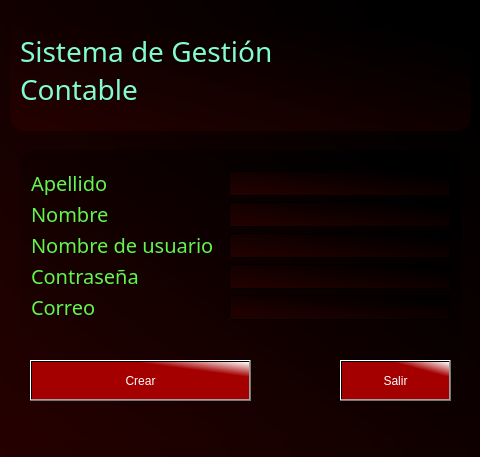
<?xml version="1.0" encoding="UTF-8"?>
<ui version="4.0">
 <class>ventana_crear_cuenta</class>
 <widget class="QWidget" name="ventana_crear_cuenta">
  <property name="geometry">
   <rect>
    <x>0</x>
    <y>0</y>
    <width>480</width>
    <height>457</height>
   </rect>
  </property>
  <property name="minimumSize">
   <size>
    <width>480</width>
    <height>457</height>
   </size>
  </property>
  <property name="maximumSize">
   <size>
    <width>480</width>
    <height>457</height>
   </size>
  </property>
  <property name="windowTitle">
   <string>Crear Cuenta</string>
  </property>
  <property name="windowIcon">
   <iconset resource="source.qrc">
    <normaloff>:/images/images/error_404-2.png</normaloff>:/images/images/error_404-2.png</iconset>
  </property>
  <property name="styleSheet">
   <string notr="true">QWidget{
	background: qlineargradient(spread:pad, x1:0, y1:1, x2:0.946, y2:0.159, stop:0 rgba(37, 1, 0, 255), stop:1 rgba(0, 0, 0, 255));

/*rgb(46, 52, 54)*/

}

QFrame#frame_bottom{
	width: 260px;
    height: 260px;
    border-radius: 15px;
	
	border-image: url(:/images/images/backgroundDarkRed.jpg);
    display: none;
}

QFrame#frame_top{
	
	
	background-image: url(:/images/images/backgroundDarkRed.jpg);

	border-radius: 15px;
}

QLabel#label_titulo{
	color: rgb(130, 251, 207);
	background: transparent;
	font-size: 28px;
	font-family: Sans;
}

QLabel#label_error404{
	background: transparent;
}

QLabel{
	background: transparent;
	color: rgb(99, 245, 77);
	font-size: 20px;
	font: Ubuntu bold;
}

QLineEdit{
	color: white;
}

QPushButton{
color: white;
background: qlineargradient(spread:pad, x1:0.800995, y1:0.256182, x2:1, y2:0, stop:0 rgba(164, 0, 0, 255), stop:1 rgba(255, 255, 255, 255))
}</string>
  </property>
  <widget class="QFrame" name="frame_bottom">
   <property name="geometry">
    <rect>
     <x>20</x>
     <y>150</y>
     <width>441</width>
     <height>291</height>
    </rect>
   </property>
   <property name="frameShape">
    <enum>QFrame::StyledPanel</enum>
   </property>
   <property name="frameShadow">
    <enum>QFrame::Raised</enum>
   </property>
   <widget class="QPushButton" name="pushButton_register">
    <property name="geometry">
     <rect>
      <x>10</x>
      <y>210</y>
      <width>221</width>
      <height>41</height>
     </rect>
    </property>
    <property name="text">
     <string>Crear</string>
    </property>
   </widget>
   <widget class="QPushButton" name="pushButton_salir">
    <property name="geometry">
     <rect>
      <x>320</x>
      <y>210</y>
      <width>111</width>
      <height>41</height>
     </rect>
    </property>
    <property name="text">
     <string>Salir</string>
    </property>
   </widget>
   <widget class="QLabel" name="label_correo">
    <property name="geometry">
     <rect>
      <x>11</x>
      <y>145</y>
      <width>68</width>
      <height>24</height>
     </rect>
    </property>
    <property name="text">
     <string>Correo</string>
    </property>
   </widget>
   <widget class="QLabel" name="label_apellido">
    <property name="geometry">
     <rect>
      <x>11</x>
      <y>52</y>
      <width>80</width>
      <height>24</height>
     </rect>
    </property>
    <property name="text">
     <string>Nombre</string>
    </property>
   </widget>
   <widget class="QLineEdit" name="lineEdit_apellido">
    <property name="geometry">
     <rect>
      <x>209</x>
      <y>21</y>
      <width>221</width>
      <height>25</height>
     </rect>
    </property>
   </widget>
   <widget class="QLabel" name="label_nombre_usuario">
    <property name="geometry">
     <rect>
      <x>11</x>
      <y>83</y>
      <width>192</width>
      <height>24</height>
     </rect>
    </property>
    <property name="text">
     <string>Nombre de usuario</string>
    </property>
   </widget>
   <widget class="QLabel" name="label_password">
    <property name="geometry">
     <rect>
      <x>11</x>
      <y>114</y>
      <width>115</width>
      <height>24</height>
     </rect>
    </property>
    <property name="text">
     <string>Contraseña</string>
    </property>
   </widget>
   <widget class="QLineEdit" name="lineEdit_nombre">
    <property name="geometry">
     <rect>
      <x>209</x>
      <y>52</y>
      <width>221</width>
      <height>25</height>
     </rect>
    </property>
   </widget>
   <widget class="QLineEdit" name="lineEdit_nombre_usuario">
    <property name="geometry">
     <rect>
      <x>209</x>
      <y>83</y>
      <width>221</width>
      <height>25</height>
     </rect>
    </property>
   </widget>
   <widget class="QLabel" name="label_nombre">
    <property name="geometry">
     <rect>
      <x>11</x>
      <y>21</y>
      <width>81</width>
      <height>24</height>
     </rect>
    </property>
    <property name="text">
     <string>Apellido </string>
    </property>
   </widget>
   <widget class="QLineEdit" name="lineEdit_password">
    <property name="geometry">
     <rect>
      <x>209</x>
      <y>114</y>
      <width>221</width>
      <height>25</height>
     </rect>
    </property>
    <property name="echoMode">
     <enum>QLineEdit::Password</enum>
    </property>
   </widget>
   <widget class="QLineEdit" name="lineEdit_correo">
    <property name="geometry">
     <rect>
      <x>209</x>
      <y>145</y>
      <width>221</width>
      <height>25</height>
     </rect>
    </property>
   </widget>
  </widget>
  <widget class="QFrame" name="frame_top">
   <property name="geometry">
    <rect>
     <x>10</x>
     <y>20</y>
     <width>461</width>
     <height>111</height>
    </rect>
   </property>
   <property name="frameShape">
    <enum>QFrame::StyledPanel</enum>
   </property>
   <property name="frameShadow">
    <enum>QFrame::Raised</enum>
   </property>
   <widget class="QLabel" name="label_titulo">
    <property name="geometry">
     <rect>
      <x>10</x>
      <y>0</y>
      <width>291</width>
      <height>101</height>
     </rect>
    </property>
    <property name="font">
     <font>
      <family>Sans</family>
      <pointsize>-1</pointsize>
      <weight>50</weight>
      <italic>false</italic>
      <bold>false</bold>
     </font>
    </property>
    <property name="text">
     <string>Sistema de Gestión 
Contable</string>
    </property>
   </widget>
   <widget class="QLabel" name="label_error404">
    <property name="geometry">
     <rect>
      <x>290</x>
      <y>0</y>
      <width>171</width>
      <height>101</height>
     </rect>
    </property>
    <property name="text">
     <string/>
    </property>
    <property name="pixmap">
     <pixmap resource="source.qrc">:/images/images/error_404-2.png</pixmap>
    </property>
    <property name="scaledContents">
     <bool>true</bool>
    </property>
   </widget>
  </widget>
 </widget>
 <resources>
  <include location="source.qrc"/>
 </resources>
 <connections/>
</ui>
